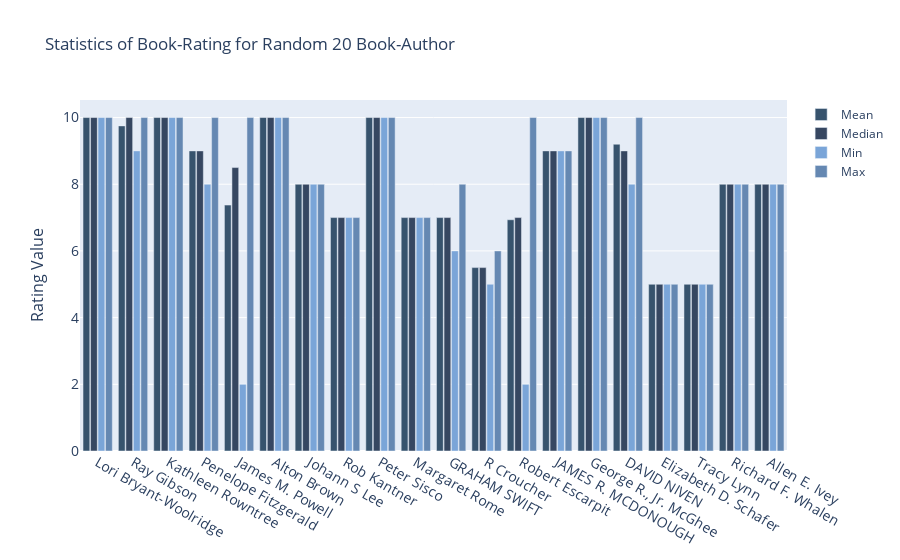

The notebook cell saved with this chart:
### Code cell
iplot(plot_categorical_stats(merged_data_without_zeros, 'Book-Author'))

### Figure 1 — Plotly figure (JSON) as saved in the notebook; plotly's stock layout.template omitted (floating-point values rounded to 4 significant figures)
{"data": [{"marker": {"color": "rgb(55, 83, 109)"}, "name": "Mean", "x": ["Lori Bryant-Woolridge", "Ray Gibson", "Kathleen Rowntree", "Penelope Fitzgerald", "James M. Powell", "Alton Brown", "Johann S Lee", "Rob Kantner", "Peter Sisco", "Margaret Rome", "GRAHAM SWIFT", "R Croucher", "Robert Escarpit", "JAMES R. MCDONOUGH", "George R., Jr. McGhee", "DAVID NIVEN", "Elizabeth D. Schafer", "Tracy Lynn", "Richard F. Whalen", "Allen E. Ivey"], "y": [10, 9.75, 10, 9, 7.375, 10, 8, 7, 10, 7, 7, 5.5, 6.935, 9, 10, 9.2, 5, 5, 8, 8], "type": "bar"}, {"marker": {"color": "rgb(54, 71, 97)"}, "name": "Median", "x": ["Lori Bryant-Woolridge", "Ray Gibson", "Kathleen Rowntree", "Penelope Fitzgerald", "James M. Powell", "Alton Brown", "Johann S Lee", "Rob Kantner", "Peter Sisco", "Margaret Rome", "GRAHAM SWIFT", "R Croucher", "Robert Escarpit", "JAMES R. MCDONOUGH", "George R., Jr. McGhee", "DAVID NIVEN", "Elizabeth D. Schafer", "Tracy Lynn", "Richard F. Whalen", "Allen E. Ivey"], "y": [10, 10, 10, 9, 8.5, 10, 8, 7, 10, 7, 7, 5.5, 7, 9, 10, 9, 5, 5, 8, 8], "type": "bar"}, {"marker": {"color": "rgb(122, 165, 216)"}, "name": "Min", "x": ["Lori Bryant-Woolridge", "Ray Gibson", "Kathleen Rowntree", "Penelope Fitzgerald", "James M. Powell", "Alton Brown", "Johann S Lee", "Rob Kantner", "Peter Sisco", "Margaret Rome", "GRAHAM SWIFT", "R Croucher", "Robert Escarpit", "JAMES R. MCDONOUGH", "George R., Jr. McGhee", "DAVID NIVEN", "Elizabeth D. Schafer", "Tracy Lynn", "Richard F. Whalen", "Allen E. Ivey"], "y": [10, 9, 10, 8, 2, 10, 8, 7, 10, 7, 6, 5, 2, 9, 10, 8, 5, 5, 8, 8], "type": "bar"}, {"marker": {"color": "rgb(101, 136, 178)"}, "name": "Max", "x": ["Lori Bryant-Woolridge", "Ray Gibson", "Kathleen Rowntree", "Penelope Fitzgerald", "James M. Powell", "Alton Brown", "Johann S Lee", "Rob Kantner", "Peter Sisco", "Margaret Rome", "GRAHAM SWIFT", "R Croucher", "Robert Escarpit", "JAMES R. MCDONOUGH", "George R., Jr. McGhee", "DAVID NIVEN", "Elizabeth D. Schafer", "Tracy Lynn", "Richard F. Whalen", "Allen E. Ivey"], "y": [10, 10, 10, 10, 10, 10, 8, 7, 10, 7, 8, 6, 10, 9, 10, 10, 5, 5, 8, 8], "type": "bar"}], "layout": {"bargap": 0.15, "bargroupgap": 0.1, "barmode": "group", "legend": {"bgcolor": "rgba(255, 255, 255, 0)", "bordercolor": "rgba(255, 255, 255, 0)"}, "title": {"text": "Statistics of Book-Rating for Random 20 Book-Author"}, "xaxis": {"tickfont": {"size": 14}, "type": "category", "range": [-0.5, 19.5], "autorange": true}, "yaxis": {"tickfont": {"size": 14}, "title": {"font": {"size": 16}, "text": "Rating Value"}, "type": "linear", "range": [0, 10.53], "autorange": true}, "autosize": true}}
